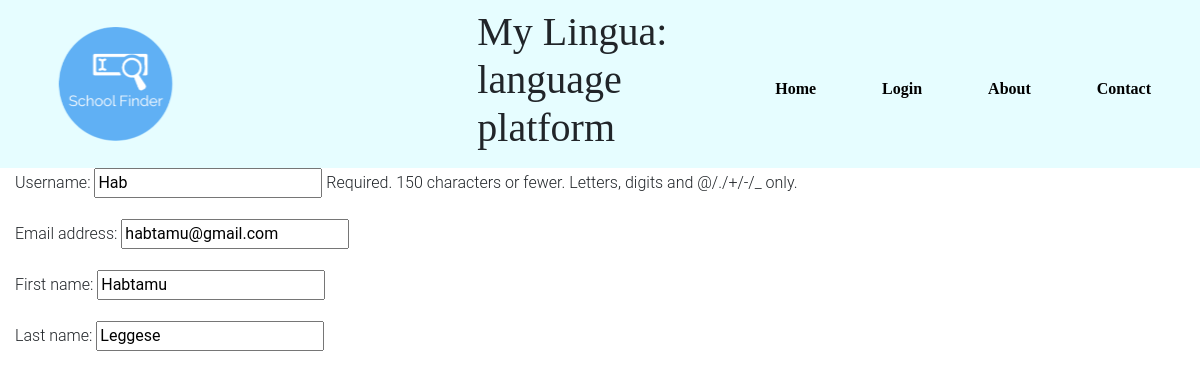
/account/update/12, run on the app's committed database.
### adminApp/models.py (models this page shows)
class UserProfile(AbstractUser):
    is_instructor = models.BooleanField(null=True)

### adminApp/views.py (the view)
# urls.py: path('account/update/<int:pk>', AccountPref.as_view(), name='accUpdate'),
class AccountPref(UpdateView):
    model = UserProfile
    template_name = 'adminSite/updateAdmin.html'
    fields = ['username', 'email', 'first_name', 'last_name']

### templates/adminSite/updateAdmin.html
{% extends 'base.html' %}
{% load static %}
{% load myfilters %}
{% block content %}
<form method = "POST">
    {{form.as_p}}
</form>
{% endblock content%}

### static/css/Config.css (style rules this page uses)
body { overflow-x:hidden; }

### data on the page
UserProfile: username "Hab", email "habtamu@gmail.com", first_name "Habtamu", last_name "Leggese"
